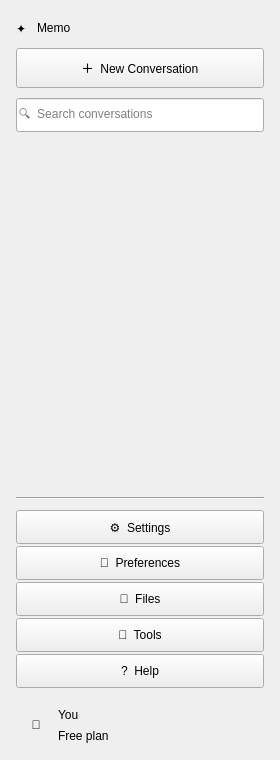
<?xml version="1.0" encoding="UTF-8"?>
<ui version="4.0">
 <class>Sidebar</class>
 <widget class="QWidget" name="Sidebar">
  <property name="geometry">
   <rect><x>0</x><y>0</y><width>280</width><height>760</height></rect>
  </property>
  <property name="minimumSize"><size><width>220</width><height>0</height></size></property>
  <property name="maximumSize"><size><width>420</width><height>16777215</height></size></property>
  <layout class="QVBoxLayout" name="sidebarLayout">
   <property name="leftMargin"><number>16</number></property>
   <property name="topMargin"><number>18</number></property>
   <property name="rightMargin"><number>16</number></property>
   <property name="bottomMargin"><number>14</number></property>
   <property name="spacing"><number>10</number></property>

   <item>
    <layout class="QHBoxLayout" name="brandingLayout">
     <item>
      <widget class="QLabel" name="brandGlyph">
       <property name="text"><string>✦</string></property>
      </widget>
     </item>
     <item>
      <widget class="QLabel" name="brandLabel">
       <property name="text"><string>Memo</string></property>
      </widget>
     </item>
     <item>
      <spacer name="brandSpacer">
       <property name="orientation"><enum>Qt::Horizontal</enum></property>
       <property name="sizeHint"><size><width>40</width><height>20</height></size></property>
      </spacer>
     </item>
    </layout>
   </item>

   <item>
    <widget class="GlassButton" name="newConversationButton">
     <property name="text"><string>＋  New Conversation</string></property>
     <property name="minimumSize"><size><width>0</width><height>40</height></size></property>
     <property name="cursor"><cursorShape>PointingHandCursor</cursorShape></property>
    </widget>
   </item>

   <item>
    <widget class="QLineEdit" name="conversationSearch">
     <property name="placeholderText"><string>🔍  Search conversations</string></property>
     <property name="minimumSize"><size><width>0</width><height>34</height></size></property>
    </widget>
   </item>

   <item>
    <widget class="QScrollArea" name="conversationScrollArea">
     <property name="widgetResizable"><bool>true</bool></property>
     <property name="frameShape"><enum>QFrame::NoFrame</enum></property>
     <property name="horizontalScrollBarPolicy"><enum>Qt::ScrollBarAlwaysOff</enum></property>
     <widget class="QWidget" name="conversationListContainer">
      <property name="geometry"><rect><x>0</x><y>0</y><width>248</width><height>480</height></rect></property>
      <layout class="QVBoxLayout" name="conversationListLayout">
       <property name="leftMargin"><number>0</number></property>
       <property name="topMargin"><number>4</number></property>
       <property name="rightMargin"><number>4</number></property>
       <property name="bottomMargin"><number>4</number></property>
       <property name="spacing"><number>2</number></property>
       <item>
        <spacer name="conversationListSpacer">
         <property name="orientation"><enum>Qt::Vertical</enum></property>
         <property name="sizeHint"><size><width>20</width><height>40</height></size></property>
        </spacer>
       </item>
      </layout>
     </widget>
    </widget>
   </item>

   <item>
    <widget class="Line" name="utilitiesSeparator">
     <property name="orientation"><enum>Qt::Horizontal</enum></property>
    </widget>
   </item>

   <item>
    <layout class="QVBoxLayout" name="utilitiesLayout">
     <property name="spacing"><number>2</number></property>
     <item>
      <widget class="GlassButton" name="settingsButton">
       <property name="text"><string>⚙  Settings</string></property>
       <property name="minimumSize"><size><width>0</width><height>34</height></size></property>
       <property name="cursor"><cursorShape>PointingHandCursor</cursorShape></property>
      </widget>
     </item>
     <item>
      <widget class="GlassButton" name="preferencesButton">
       <property name="text"><string>🎨  Preferences</string></property>
       <property name="minimumSize"><size><width>0</width><height>34</height></size></property>
       <property name="cursor"><cursorShape>PointingHandCursor</cursorShape></property>
      </widget>
     </item>
     <item>
      <widget class="GlassButton" name="attachmentsButton">
       <property name="text"><string>📎  Files</string></property>
       <property name="minimumSize"><size><width>0</width><height>34</height></size></property>
       <property name="cursor"><cursorShape>PointingHandCursor</cursorShape></property>
      </widget>
     </item>
     <item>
      <widget class="GlassButton" name="toolsUtilityButton">
       <property name="text"><string>🧩  Tools</string></property>
       <property name="minimumSize"><size><width>0</width><height>34</height></size></property>
       <property name="cursor"><cursorShape>PointingHandCursor</cursorShape></property>
      </widget>
     </item>
     <item>
      <widget class="GlassButton" name="helpButton">
       <property name="text"><string>?  Help</string></property>
       <property name="minimumSize"><size><width>0</width><height>34</height></size></property>
       <property name="cursor"><cursorShape>PointingHandCursor</cursorShape></property>
      </widget>
     </item>
    </layout>
   </item>

   <item>
    <widget class="QWidget" name="profileWidget">
     <property name="minimumSize"><size><width>0</width><height>48</height></size></property>
     <layout class="QHBoxLayout" name="profileLayout">
      <property name="leftMargin"><number>4</number></property>
      <property name="topMargin"><number>6</number></property>
      <property name="rightMargin"><number>4</number></property>
      <property name="bottomMargin"><number>0</number></property>
      <item>
       <widget class="QLabel" name="profileAvatar">
        <property name="text"><string>🧑</string></property>
        <property name="minimumSize"><size><width>32</width><height>32</height></size></property>
        <property name="maximumSize"><size><width>32</width><height>32</height></size></property>
        <property name="alignment"><set>Qt::AlignCenter</set></property>
       </widget>
      </item>
      <item>
       <layout class="QVBoxLayout" name="profileTextLayout">
        <property name="spacing"><number>0</number></property>
        <item>
         <widget class="QLabel" name="profileName">
          <property name="text"><string>You</string></property>
         </widget>
        </item>
        <item>
         <widget class="QLabel" name="profilePlan">
          <property name="text"><string>Free plan</string></property>
         </widget>
        </item>
       </layout>
      </item>
      <item>
       <spacer name="profileSpacer">
        <property name="orientation"><enum>Qt::Horizontal</enum></property>
        <property name="sizeHint"><size><width>20</width><height>20</height></size></property>
       </spacer>
      </item>
     </layout>
    </widget>
   </item>

  </layout>
 </widget>
 <customwidgets>
  <customwidget>
   <class>GlassButton</class>
   <extends>QPushButton</extends>
   <header>widgets.glass_button</header>
  </customwidget>
 </customwidgets>
 <resources/>
 <connections/>
</ui>
